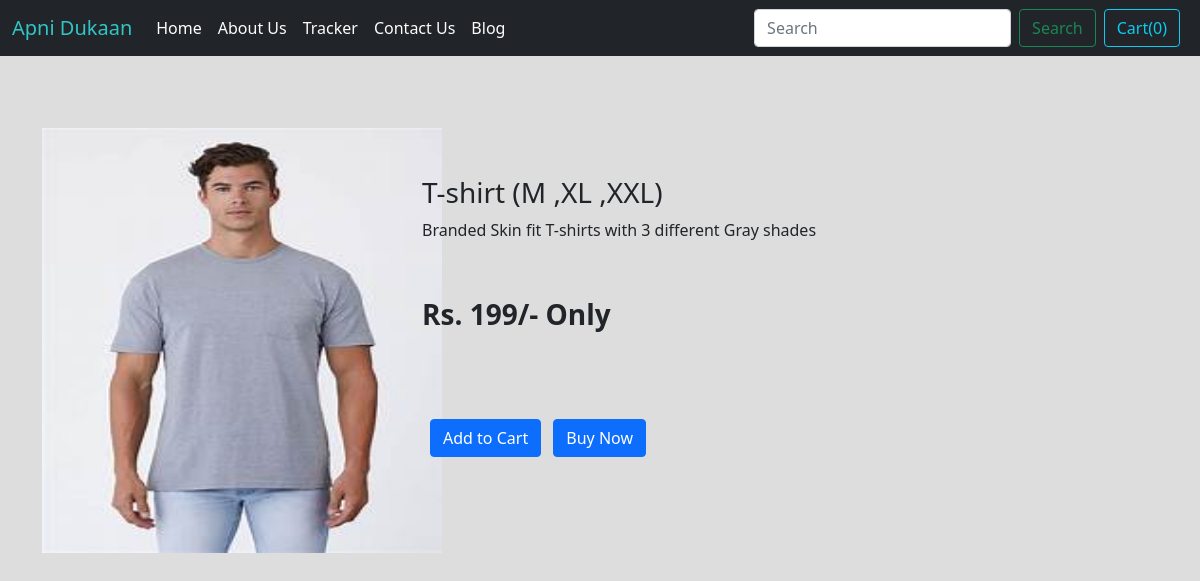
Page /shop/products/13 on the committed database.
### shop/models.py (models this page shows, shortened)
class Product(models.Model) :
    product_id = models.AutoField
    product_name = models.CharField(max_length=80)
    category = models.CharField(max_length=50,default="")
    subcategory = models.CharField(max_length=50,default="")
    Price = models.IntegerField(default=0)
    desc = models.CharField(max_length=200)
    pub_date = models.DateField()
    image = models.ImageField(upload_to ='shop/images', default="")

### shop/views.py (the view)
# urls.py: path("products/<int:myid>",views.prodview,name="ProductView"),
def prodview(request,myid):
    product = Product.objects.filter(id=myid)
    return render(request,'shop/Prodview.html',{'product':product[0]})

### shop/templates/shop/Prodview.html (shortened to what this page needs)
{% extends 'shop/basic.html'%}
{% block body%}
<div class="container my-4">
<div class="row justify-content-evenly">
<div class="col-4">
<img src="/media//{{product.image}}" width="400px" height="425px" class="my-5 pr-5" >
</div>
<div class="col-md-8 ">
    <br>
    <br>
    <br>
    <br>
    <h3>{{product.product_name}}</h3>
    <p>{{product.desc}}</p>
    <br>
    <p><h3><b>Rs. {{product.Price }}/- Only </b></h3></p>
    <br>
    <br>
    <button type="button" class="btn btn-primary mx-2 my-4 ">Add to Cart</button>
    <button type="button" class="btn btn-primary">Buy Now </button>
    <br>
</div>
</div>
</div>
{% endblock%}

### shop/templates/shop/basic.html (style rules this page uses)
body { background-color: rgb(221, 221, 221); }

### rows in the picture
Product: image (picture), product_name "T-shirt (M ,XL ,XXL)", desc "Branded Skin fit T-shirts with 3 different Gray shades", Price "199"
